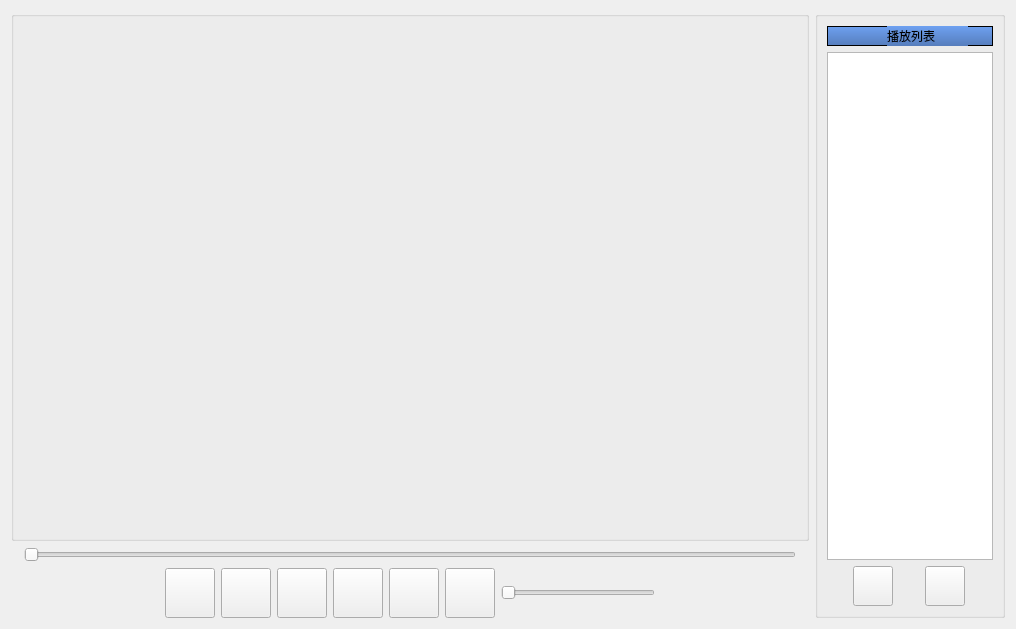
<?xml version="1.0" encoding="UTF-8"?>
<ui version="4.0">
 <class>MoviePlay</class>
 <widget class="QWidget" name="MoviePlay">
  <property name="geometry">
   <rect>
    <x>0</x>
    <y>0</y>
    <width>1016</width>
    <height>629</height>
   </rect>
  </property>
  <property name="windowTitle">
   <string>Form</string>
  </property>
  <layout class="QVBoxLayout" name="verticalLayout_5">
   <item>
    <layout class="QHBoxLayout" name="horizontalLayout_4">
     <item>
      <layout class="QVBoxLayout" name="verticalLayout">
       <item>
        <widget class="QGroupBox" name="groupBox">
         <property name="layoutDirection">
          <enum>Qt::LeftToRight</enum>
         </property>
         <property name="title">
          <string/>
         </property>
         <property name="flat">
          <bool>false</bool>
         </property>
         <property name="checkable">
          <bool>false</bool>
         </property>
        </widget>
       </item>
       <item>
        <layout class="QHBoxLayout" name="horizontalLayout_3">
         <item>
          <widget class="QLabel" name="labelCurrentTime">
           <property name="maximumSize">
            <size>
             <width>16777215</width>
             <height>15</height>
            </size>
           </property>
           <property name="text">
            <string/>
           </property>
          </widget>
         </item>
         <item>
          <widget class="QSlider" name="horizontalSlider">
           <property name="pageStep">
            <number>1</number>
           </property>
           <property name="orientation">
            <enum>Qt::Horizontal</enum>
           </property>
          </widget>
         </item>
         <item>
          <widget class="QLabel" name="labelTotalTime">
           <property name="maximumSize">
            <size>
             <width>16777215</width>
             <height>15</height>
            </size>
           </property>
           <property name="text">
            <string/>
           </property>
          </widget>
         </item>
        </layout>
       </item>
       <item>
        <layout class="QHBoxLayout" name="horizontalLayout">
         <item>
          <spacer name="horizontalSpacer_3">
           <property name="orientation">
            <enum>Qt::Horizontal</enum>
           </property>
           <property name="sizeHint" stdset="0">
            <size>
             <width>40</width>
             <height>20</height>
            </size>
           </property>
          </spacer>
         </item>
         <item>
          <widget class="QPushButton" name="pushButtonStop_2">
           <property name="minimumSize">
            <size>
             <width>50</width>
             <height>50</height>
            </size>
           </property>
           <property name="maximumSize">
            <size>
             <width>50</width>
             <height>50</height>
            </size>
           </property>
           <property name="text">
            <string/>
           </property>
           <property name="icon">
            <iconset resource="../res.qrc">
             <normaloff>:/new/prefix1/image/stop.ico</normaloff>:/new/prefix1/image/stop.ico</iconset>
           </property>
          </widget>
         </item>
         <item>
          <widget class="QPushButton" name="pushButtonSpeed">
           <property name="minimumSize">
            <size>
             <width>50</width>
             <height>50</height>
            </size>
           </property>
           <property name="maximumSize">
            <size>
             <width>50</width>
             <height>50</height>
            </size>
           </property>
           <property name="toolTip">
            <string>快退</string>
           </property>
           <property name="statusTip">
            <string/>
           </property>
           <property name="text">
            <string/>
           </property>
           <property name="icon">
            <iconset resource="../res.qrc">
             <normaloff>:/new/prefix1/image/rewind.ico</normaloff>:/new/prefix1/image/rewind.ico</iconset>
           </property>
          </widget>
         </item>
         <item>
          <widget class="QPushButton" name="pushButtonStop">
           <property name="minimumSize">
            <size>
             <width>50</width>
             <height>50</height>
            </size>
           </property>
           <property name="maximumSize">
            <size>
             <width>50</width>
             <height>50</height>
            </size>
           </property>
           <property name="toolTip">
            <string>播放</string>
           </property>
           <property name="text">
            <string/>
           </property>
           <property name="icon">
            <iconset resource="../res.qrc">
             <normaloff>:/new/prefix1/image/play.ico</normaloff>:/new/prefix1/image/play.ico</iconset>
           </property>
          </widget>
         </item>
         <item>
          <widget class="QPushButton" name="pushButtonKuaiTui">
           <property name="minimumSize">
            <size>
             <width>50</width>
             <height>50</height>
            </size>
           </property>
           <property name="maximumSize">
            <size>
             <width>50</width>
             <height>50</height>
            </size>
           </property>
           <property name="toolTip">
            <string>快进</string>
           </property>
           <property name="text">
            <string/>
           </property>
           <property name="icon">
            <iconset resource="../res.qrc">
             <normaloff>:/new/prefix1/image/forward.ico</normaloff>:/new/prefix1/image/forward.ico</iconset>
           </property>
          </widget>
         </item>
         <item>
          <widget class="QPushButton" name="pushButtonHide">
           <property name="minimumSize">
            <size>
             <width>50</width>
             <height>50</height>
            </size>
           </property>
           <property name="maximumSize">
            <size>
             <width>50</width>
             <height>50</height>
            </size>
           </property>
           <property name="toolTip">
            <string>隐藏播放列表</string>
           </property>
           <property name="text">
            <string/>
           </property>
           <property name="icon">
            <iconset resource="../res.qrc">
             <normaloff>:/new/prefix1/image/right.ico</normaloff>:/new/prefix1/image/right.ico</iconset>
           </property>
          </widget>
         </item>
         <item>
          <widget class="QPushButton" name="pushButtonSound">
           <property name="minimumSize">
            <size>
             <width>50</width>
             <height>50</height>
            </size>
           </property>
           <property name="maximumSize">
            <size>
             <width>50</width>
             <height>50</height>
            </size>
           </property>
           <property name="text">
            <string/>
           </property>
           <property name="icon">
            <iconset resource="../res.qrc">
             <normaloff>:/new/prefix1/image/sound.png</normaloff>:/new/prefix1/image/sound.png</iconset>
           </property>
          </widget>
         </item>
         <item>
          <widget class="QSlider" name="horizontalSlider_2">
           <property name="maximum">
            <number>300</number>
           </property>
           <property name="orientation">
            <enum>Qt::Horizontal</enum>
           </property>
          </widget>
         </item>
         <item>
          <spacer name="horizontalSpacer">
           <property name="orientation">
            <enum>Qt::Horizontal</enum>
           </property>
           <property name="sizeHint" stdset="0">
            <size>
             <width>40</width>
             <height>20</height>
            </size>
           </property>
          </spacer>
         </item>
        </layout>
       </item>
      </layout>
     </item>
     <item>
      <widget class="QGroupBox" name="groupBox_3">
       <property name="maximumSize">
        <size>
         <width>190</width>
         <height>16777215</height>
        </size>
       </property>
       <property name="title">
        <string/>
       </property>
       <layout class="QVBoxLayout" name="verticalLayout_4">
        <item>
         <widget class="QFrame" name="frame">
          <property name="minimumSize">
           <size>
            <width>0</width>
            <height>20</height>
           </size>
          </property>
          <property name="styleSheet">
           <string notr="true">background-color:qlineargradient(x1: 0, y1: 0, x2: 0, y2: 1, stop: 0 #6ea1f1, stop: 1 #567dbc);</string>
          </property>
          <property name="frameShape">
           <enum>QFrame::StyledPanel</enum>
          </property>
          <property name="frameShadow">
           <enum>QFrame::Raised</enum>
          </property>
          <widget class="QLabel" name="label">
           <property name="geometry">
            <rect>
             <x>60</x>
             <y>0</y>
             <width>81</width>
             <height>20</height>
            </rect>
           </property>
           <property name="minimumSize">
            <size>
             <width>0</width>
             <height>20</height>
            </size>
           </property>
           <property name="text">
            <string>播放列表</string>
           </property>
          </widget>
         </widget>
        </item>
        <item>
         <layout class="QVBoxLayout" name="verticalLayout_3">
          <item>
           <widget class="QListWidget" name="listWidget">
            <property name="maximumSize">
             <size>
              <width>190</width>
              <height>16777215</height>
             </size>
            </property>
            <property name="lineWidth">
             <number>0</number>
            </property>
            <property name="batchSize">
             <number>100</number>
            </property>
           </widget>
          </item>
          <item>
           <layout class="QHBoxLayout" name="horizontalLayout_2">
            <item>
             <widget class="QPushButton" name="pushButtonFile">
              <property name="minimumSize">
               <size>
                <width>40</width>
                <height>40</height>
               </size>
              </property>
              <property name="maximumSize">
               <size>
                <width>40</width>
                <height>40</height>
               </size>
              </property>
              <property name="toolTip">
               <string>打开视频</string>
              </property>
              <property name="text">
               <string/>
              </property>
              <property name="icon">
               <iconset resource="../res.qrc">
                <normaloff>:/new/prefix1/image/plus.ico</normaloff>:/new/prefix1/image/plus.ico</iconset>
              </property>
             </widget>
            </item>
            <item>
             <widget class="QPushButton" name="pushButtonZXMovie">
              <property name="minimumSize">
               <size>
                <width>40</width>
                <height>40</height>
               </size>
              </property>
              <property name="maximumSize">
               <size>
                <width>40</width>
                <height>40</height>
               </size>
              </property>
              <property name="toolTip">
               <string>清空播放列表</string>
              </property>
              <property name="text">
               <string/>
              </property>
              <property name="icon">
               <iconset resource="../res.qrc">
                <normaloff>:/new/prefix1/image/delete.ico</normaloff>:/new/prefix1/image/delete.ico</iconset>
              </property>
             </widget>
            </item>
           </layout>
          </item>
         </layout>
        </item>
       </layout>
      </widget>
     </item>
    </layout>
   </item>
  </layout>
 </widget>
 <resources>
  <include location="../res.qrc"/>
 </resources>
 <connections/>
</ui>
